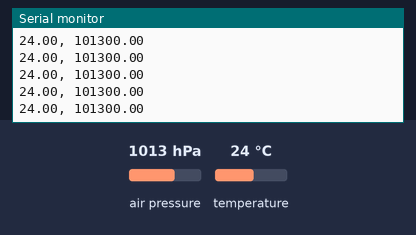
Bench run of a sketch on a simulated ESP8266 (NodeMCU). Parts: the last lines printed to the serial monitor. The inputs (shaded band) are chosen by the test bench; at power-on: air pressure 1013 hPa, temperature 24 °C.

Above: at 1.2 s.
1.3 s: air pressure set to 952 hPa
At 1.8 s:
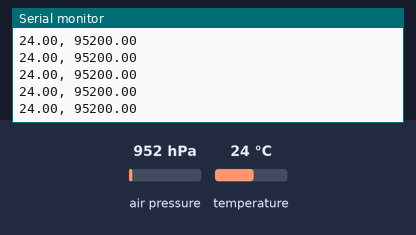
2.8 s: temperature set to 12 °C
At 3.3 s:
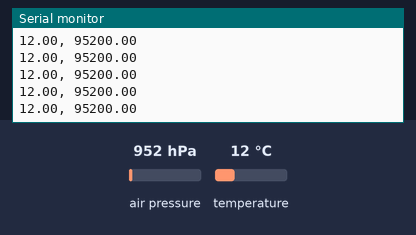
4.3 s: air pressure set to 975 hPa
At 4.9 s:
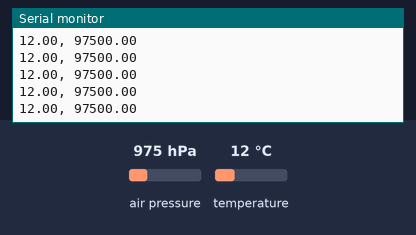
Timing chart, 0 to 7.3 s (numbered marks = the images above; inputs shaded):
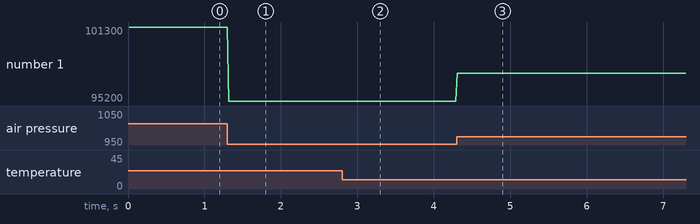

Measured:
- after the input at 1.3 s, the serial monitor: prints a new line at once (image 1)
- after the input at 2.8 s, the serial monitor: prints a new line at once (image 2)
- after the input at 4.3 s, the serial monitor: prints a new line at once (image 3)
- plotted number 1: 101300 → 95200 after the input at 1.3 s, 95200 → 97500 after the input at 4.3 s

The sketch:

ESP8266_BMP_serial_plot.ino
```cpp
//    FILE: ESP8266_BMP_serial_plot.ino
//  AUTHOR: jpolton
// VERSION: 14.10.16
// PURPOSE: Read BMP280 pressure module on ESP8266. Stream to serial.
//          Plot using python: ESP8266_BMP_serial_plot.py to graph live data
//   BOARD: ESP8266 NodeMCU 1.0 (ESP-12E module)
//FIRMWARE: Arduino IDE
// SENSORS: BMP280
//     URL:
// HISTORY:
// 0.1.00 initial version. Gleaned from library demo. Works.
//
// STATUS: WORKS
//
//   NOTE: Can not have both Arduino IDE and python reading
//         the serial data stream at the same time
//
// WIRING: (note in some places the D3 and D4 pins were reversed, but this doesn't work)
// VCC      Red   3V3
// GND      blk   GND
// SCK,SCL  blue  D3
// SDA,SDI  purp  D4
// CSB
// SDO      brn   3V3

#include <ESP8266WiFi.h>
#include <Wire.h>
#include <SPI.h>
#include <Adafruit_Sensor.h>
#include <Adafruit_BMP280.h>  // import pressure sensor library

Adafruit_BMP280 bmp; // I2C. Create sensor object

void setup() {
  Wire.begin(2,0); // GPIO2, GPIOO -> D4, D3
  //Serial.begin(115200);
  Serial.begin(9600);
  Serial.println(F("BMP280 test"));

  if (!bmp.begin()) {
    Serial.println("Could not find a valid BMP280 sensor, check wiring!");
    while (1);
  }
}

void loop() {
  // Wait a few seconds between measurements.
  delay(15);

  //Serial.print("Temperature = ");
  //Serial.print(bmp.readTemperature());
  //Serial.println(" *C");
  //Serial.print("Pressure = ");
  //Serial.print(bmp.readPressure());
  //Serial.println(" Pa");
  //Serial.println();

  Serial.print(bmp.readTemperature());
  Serial.print(", ");
  Serial.println(bmp.readPressure());

}
```
